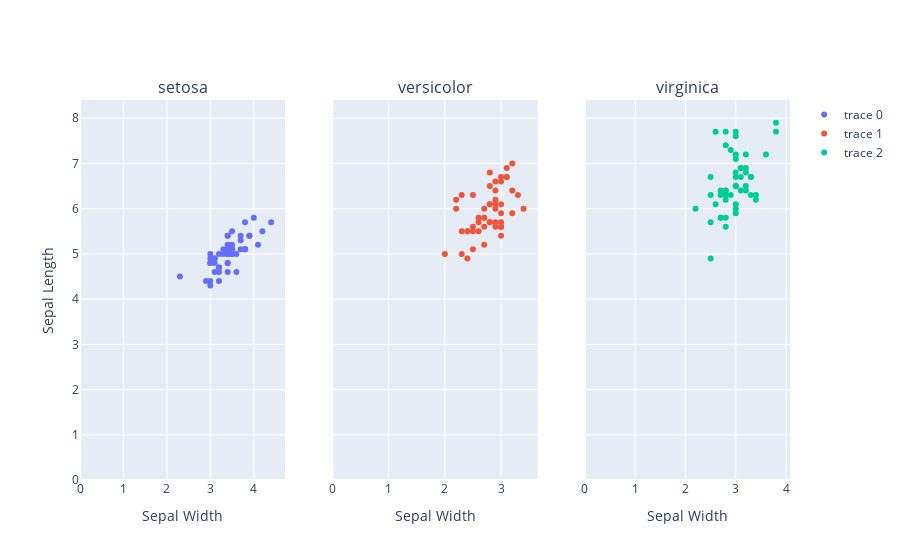

Here is the notebook cell this chart was saved with:
### Code cell
from plotly.subplots import make_subplots
import plotly.graph_objects as go
import plotly.express as px

df = px.data.iris()
species = df['species'].unique()

fig = make_subplots(rows=1, cols=3, subplot_titles=species, 
                    shared_xaxes=True, shared_yaxes=True)

for i, sp in enumerate(species, 1):
    data = df[df['species'] == sp]
    fig.add_trace(
        go.Scatter(x=data['sepal_width'], y=data['sepal_length'], mode='markers'),
        row=1, col=i
    )

fig.update_xaxes(rangemode="tozero", title_text="Sepal Width")
fig.update_yaxes(rangemode="tozero", title_text="Sepal Length", row=1, col=1)
fig.show()

### Figure 1 — Plotly figure (JSON) as saved in the notebook; plotly's stock layout.template omitted (floating-point values rounded to 4 significant figures)
{"data": [{"mode": "markers", "type": "scatter", "x": [3.5, 3.0, 3.2, 3.1, 3.6, 3.9, 3.4, 3.4, 2.9, 3.1, 3.7, 3.4, 3.0, 3.0, 4.0, 4.4, 3.9, 3.5, 3.8, 3.8, 3.4, 3.7, 3.6, 3.3, 3.4, 3.0, 3.4, 3.5, 3.4, 3.2, 3.1, 3.4, 4.1, 4.2, 3.1, 3.2, 3.5, 3.1, 3.0, 3.4, 3.5, 2.3, 3.2, 3.5, 3.8, 3.0, 3.8, 3.2, 3.7, 3.3], "xaxis": "x", "y": [5.1, 4.9, 4.7, 4.6, 5.0, 5.4, 4.6, 5.0, 4.4, 4.9, 5.4, 4.8, 4.8, 4.3, 5.8, 5.7, 5.4, 5.1, 5.7, 5.1, 5.4, 5.1, 4.6, 5.1, 4.8, 5.0, 5.0, 5.2, 5.2, 4.7, 4.8, 5.4, 5.2, 5.5, 4.9, 5.0, 5.5, 4.9, 4.4, 5.1, 5.0, 4.5, 4.4, 5.0, 5.1, 4.8, 5.1, 4.6, 5.3, 5.0], "yaxis": "y"}, {"mode": "markers", "type": "scatter", "x": [3.2, 3.2, 3.1, 2.3, 2.8, 2.8, 3.3, 2.4, 2.9, 2.7, 2.0, 3.0, 2.2, 2.9, 2.9, 3.1, 3.0, 2.7, 2.2, 2.5, 3.2, 2.8, 2.5, 2.8, 2.9, 3.0, 2.8, 3.0, 2.9, 2.6, 2.4, 2.4, 2.7, 2.7, 3.0, 3.4, 3.1, 2.3, 3.0, 2.5, 2.6, 3.0, 2.6, 2.3, 2.7, 3.0, 2.9, 2.9, 2.5, 2.8], "xaxis": "x2", "y": [7.0, 6.4, 6.9, 5.5, 6.5, 5.7, 6.3, 4.9, 6.6, 5.2, 5.0, 5.9, 6.0, 6.1, 5.6, 6.7, 5.6, 5.8, 6.2, 5.6, 5.9, 6.1, 6.3, 6.1, 6.4, 6.6, 6.8, 6.7, 6.0, 5.7, 5.5, 5.5, 5.8, 6.0, 5.4, 6.0, 6.7, 6.3, 5.6, 5.5, 5.5, 6.1, 5.8, 5.0, 5.6, 5.7, 5.7, 6.2, 5.1, 5.7], "yaxis": "y2"}, {"mode": "markers", "type": "scatter", "x": [3.3, 2.7, 3.0, 2.9, 3.0, 3.0, 2.5, 2.9, 2.5, 3.6, 3.2, 2.7, 3.0, 2.5, 2.8, 3.2, 3.0, 3.8, 2.6, 2.2, 3.2, 2.8, 2.8, 2.7, 3.3, 3.2, 2.8, 3.0, 2.8, 3.0, 2.8, 3.8, 2.8, 2.8, 2.6, 3.0, 3.4, 3.1, 3.0, 3.1, 3.1, 3.1, 2.7, 3.2, 3.3, 3.0, 2.5, 3.0, 3.4, 3.0], "xaxis": "x3", "y": [6.3, 5.8, 7.1, 6.3, 6.5, 7.6, 4.9, 7.3, 6.7, 7.2, 6.5, 6.4, 6.8, 5.7, 5.8, 6.4, 6.5, 7.7, 7.7, 6.0, 6.9, 5.6, 7.7, 6.3, 6.7, 7.2, 6.2, 6.1, 6.4, 7.2, 7.4, 7.9, 6.4, 6.3, 6.1, 7.7, 6.3, 6.4, 6.0, 6.9, 6.7, 6.9, 5.8, 6.8, 6.7, 6.7, 6.3, 6.5, 6.2, 5.9], "yaxis": "y3"}], "layout": {"annotations": [{"font": {"size": 16}, "showarrow": false, "text": "setosa", "x": 0.1444, "xanchor": "center", "xref": "paper", "y": 1, "yanchor": "bottom", "yref": "paper"}, {"font": {"size": 16}, "showarrow": false, "text": "versicolor", "x": 0.5, "xanchor": "center", "xref": "paper", "y": 1, "yanchor": "bottom", "yref": "paper"}, {"font": {"size": 16}, "showarrow": false, "text": "virginica", "x": 0.8556, "xanchor": "center", "xref": "paper", "y": 1, "yanchor": "bottom", "yref": "paper"}], "xaxis": {"anchor": "y", "domain": [0, 0.2889], "rangemode": "tozero", "title": {"text": "Sepal Width"}}, "xaxis2": {"anchor": "y2", "domain": [0.3556, 0.6444], "rangemode": "tozero", "title": {"text": "Sepal Width"}}, "xaxis3": {"anchor": "y3", "domain": [0.7111, 1], "rangemode": "tozero", "title": {"text": "Sepal Width"}}, "yaxis": {"anchor": "x", "domain": [0, 1], "rangemode": "tozero", "title": {"text": "Sepal Length"}}, "yaxis2": {"anchor": "x2", "domain": [0, 1], "matches": "y", "showticklabels": false}, "yaxis3": {"anchor": "x3", "domain": [0, 1], "matches": "y", "showticklabels": false}}}
